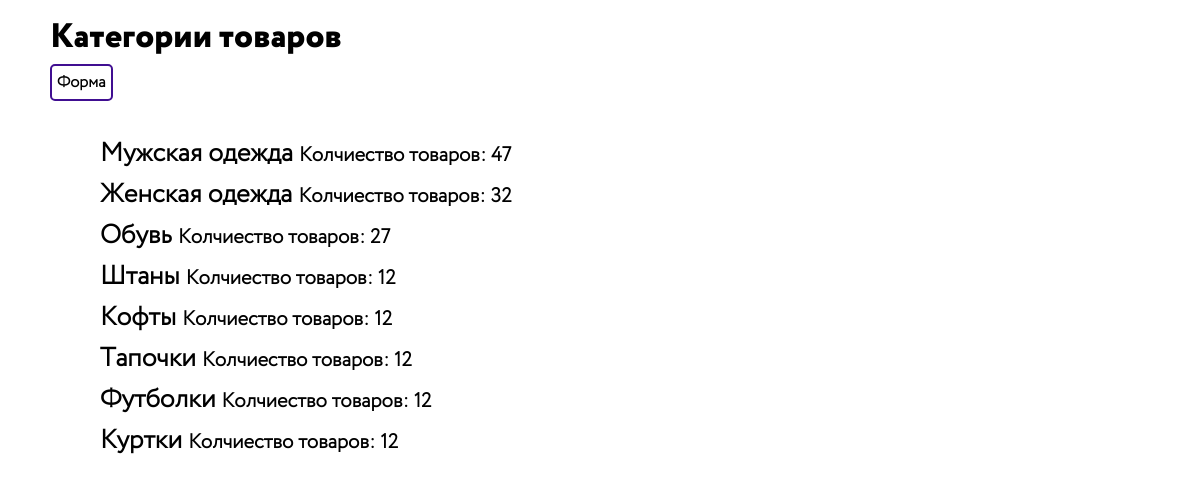
/products.php, run on the app's committed database.
### tables this page shows
CREATE TABLE `section` (
  `section_id` int NOT NULL,
  `header` varchar(300) NOT NULL,
  `description` varchar(4000) DEFAULT NULL
);

### db.php (called while the page is built, shortened)
<?php
$link = new mysqli(DB['host'], DB['login'], DB['password'], DB['base']);
function selectCategory($a = 1)
{
    global $link;
    $sql = "SELECT s.section_id, s.header, count(p.product_id) as count FROM section s
	LEFT JOIN sectionproduct sp ON sp.section_id = s.section_id
    LEFT JOIN product p ON p.product_id =sp.product_id and p.display = true
    GROUP BY s.section_id
    HAVING count>=$a
    ORDER BY count DESC";
    $result = $link->query($sql);
    while ($row = $result->fetch_array(MYSQLI_ASSOC)) {
        $rows[] = $row;
    }
    return ($rows);
}

### inc/catalog.inc.php (the view)
<?php
$catalog = selectCategory();
?>
<a class="form-link" href="form.php">Форма</a>
<ul class="catalog">
    <?php foreach ($catalog as $item) : ?>
        <li class="catalog__item">
            <a class="catalog__text" href="./products.php?cat_id=<?= $item['section_id'] ?>"><?= $item['header'] ?>
                <span class="catalog__text-low">Колчиество товаров: <?= $item['count'] ?></span></a>
        </li>
    <? endforeach; ?>
</ul>

### style/style.css (style rules this page uses)
html, body, div, span, applet, object, iframe, h1, h2, h3, h4, h5, h6, p, blockquote, pre, a, abbr, acronym, address, big, cite, code, del, dfn, em, img, ins, kbd, q, s, samp, small, strike, strong, sub, sup, tt, var, b, u, i, center, dl, dt, dd, ol, ul, li, fieldset, form, label, legend, table, caption, tbody, tfoot, thead, tr, th, td, article, aside, canvas, details, embed, figure, figcaption, footer, header, hgroup, menu, nav, output, ruby, section, summary, time, mark, audio, video { margin: 0; padding: 0; border: 0; font-size: 100%; font: inherit; vertical-align: baseline; }
html { height: 100%; }
body { line-height: 1; }
ol, ul { list-style: none; }
.catalog { display: flex; flex-direction: column; }
ul { list-style: none; }
a:active, a:visited, a { text-decoration: none; color: black; }
.catalog { margin-top: 50px; margin-left: 100px; }
.catalog__text { font-size: 26px; font-weight: 600; font-family: Circe300, sans-serif; }
.catalog__text-low { font-size: 20px; font-weight: 600; font-family: Circe300, sans-serif; }
.catalog__item { margin-bottom: 15px; }
.form-link { border: 2px solid #400e91; border-radius: 5px; padding: 5px; font-size: 16px; font-weight: 600; font-family: Circe300, sans-serif; margin-left: 50px; }

### data on the page
section: header "Мужская одежда", count "47"
section: header "Женская одежда", count "32"
section: header "Обувь", count "27"
section: header "Штаны", count "12"
section: header "Кофты", count "12"
section: header "Тапочки", count "12"
section: header "Футболки", count "12"
section: header "Куртки", count "12"

### other printed values
$header "Категории товаров"
